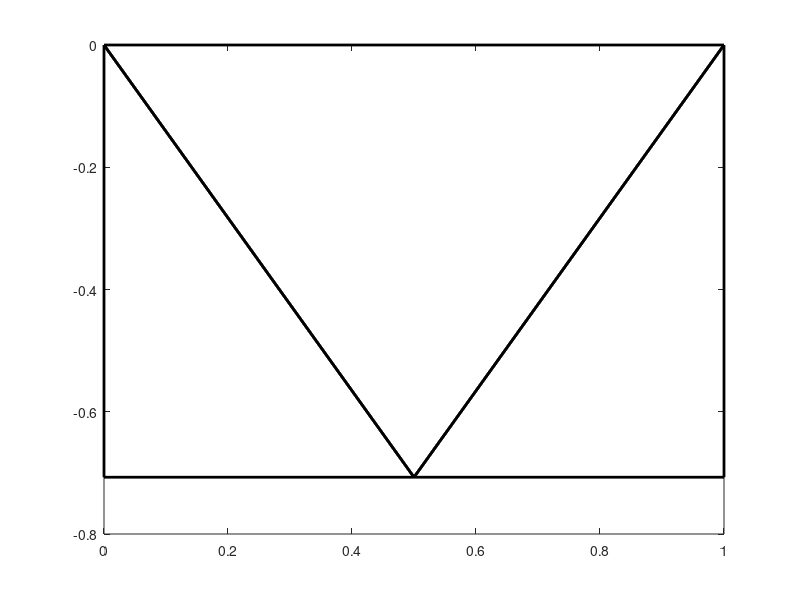

The MATLAB script that drew this image: (Note: this script raises an error after producing the figure.)
clc;
clear all;
close all;

Triangle1 = [0, 0;
        1, 0;
        0.5, -((2 * 0.5^2)^0.5)];

Triangle2 = [0, 0;
        0.5, -((2 * 0.5^2)^0.5);
        0, -((2 * 0.5^2)^0.5)];

Triangle3 = [1, 0;
        0.5, -((2 * 0.5^2)^0.5);
        1, -((2 * 0.5^2)^0.5)];

figure(1);
plot([Triangle1(:, 1); Triangle1(1, 1)], [Triangle1(:, 2); Triangle1(1, 2)], 'k-', 'linewidth', 2);
hold on;
plot([Triangle2(:, 1); Triangle2(1, 1)], [Triangle2(:, 2); Triangle2(1, 2)], 'k-', 'linewidth', 2);
hold on;
plot([Triangle3(:, 1); Triangle3(1, 1)], [Triangle3(:, 2); Triangle3(1, 2)], 'k-', 'linewidth', 2);

f2 = figure(2);
center1 = center(Triangle1(1, :), Triangle1(2, :), Triangle1(3, :), 'barycenter');
center2 = center(Triangle2(1, :), Triangle2(2, :), Triangle2(3, :), 'barycenter');
center3 = center(Triangle3(1, :), Triangle3(2, :), Triangle3(3, :), 'barycenter');
close(f2);

figure(1);
scatter(center1(1), center1(2), 'o', 'k', 'filled');
hold on;
text(center1(1), center1(2), '$P$', 'fontsize', 20, 'Interpreter', 'latex');
hold on;
scatter(center2(1), center2(2), 'o', 'k', 'filled');
hold on;
text(center2(1), center2(2), '$E_2$', 'fontsize', 20, 'Interpreter', 'latex');
hold on;
scatter(center3(1), center3(2), 'o', 'k', 'filled');
hold on;
text(center3(1), center3(2), '$E_1$', 'fontsize', 20, 'Interpreter', 'latex');
hold on;

scatter(0.5, 0, 'o', 'k', 'filled');
hold on;
text(0.5, 0, '$E_3$', 'fontsize', 20, 'Interpreter', 'latex');
hold on;

line1 = [center1'; center2'];
line2 = [center1'; center3'];
line3 = [center1'; [0.5; 0]'];

plot(line1(:, 1), line1(:, 2), 'b--', 'linewidth', 2);
hold on;
plot(line2(:, 1), line2(:, 2), 'b--', 'linewidth', 2);
hold on;
plot(line3(:, 1), line3(:, 2), 'b--', 'linewidth', 2);
hold on;

scatter(Triangle1(1, 1), Triangle1(1, 2), 'd', 'k', 'filled');
hold on;
text(Triangle1(1, 1), Triangle1(1, 2), '$v_3$', 'fontsize', 20, 'Interpreter', 'latex');
hold on;
scatter(Triangle1(2, 1), Triangle1(2, 2), 'd', 'k', 'filled');
hold on;
text(Triangle1(2, 1), Triangle1(2, 2), '$v_1$', 'fontsize', 20, 'Interpreter', 'latex');
hold on;
scatter(Triangle1(3, 1), Triangle1(3, 2), 'd', 'k', 'filled');
hold on;
text(Triangle1(3, 1), Triangle1(3, 2), '$v_2$', 'fontsize', 20, 'Interpreter', 'latex');

% figure(1);
% plot([Triangle1(:, 1); Triangle1(1, 1)], [Triangle1(:, 2); Triangle1(1, 2)], 'k-', 'linewidth', 2);
% hold on;
% plot([Triangle2(:, 1); Triangle2(1, 1)], [Triangle2(:, 2); Triangle2(1, 2)], 'k-', 'linewidth', 2);
% hold on;
% plot([Triangle3(:, 1); Triangle3(1, 1)], [Triangle3(:, 2); Triangle3(1, 2)], 'k-', 'linewidth', 2);
% hold on;
% plot([Triangle4(:, 1); Triangle4(1, 1)], [Triangle4(:, 2); Triangle4(1, 2)], 'k-', 'linewidth', 2);
%
% f2 = figure(2);
% center1 = center(Triangle1(1, :), Triangle1(2, :), Triangle1(3, :), 'barycenter');
% center2 = center(Triangle2(1, :), Triangle2(2, :), Triangle2(3, :), 'barycenter');;
% center3 = center(Triangle3(1, :), Triangle3(2, :), Triangle3(3, :), 'barycenter');;
% center4 = center(Triangle4(1, :), Triangle4(2, :), Triangle4(3, :), 'barycenter');;
% close(f2);
%
% line1 = [center1'; center2'];
% line2 = [center1'; center3'];
% line3 = [center1'; center4'];
%
% figure(1);
% scatter(center1(1), center1(2), 'o', 'k', 'filled');
% hold on;
% text(center1(1), center1(2), '$P$', 'fontsize', 20, 'Interpreter', 'latex');
% hold on;
%
% scatter(center2(1), center2(2), 'o', 'k', 'filled');
% hold on;
% text(center2(1), center2(2), '$E_2$', 'fontsize', 20, 'Interpreter', 'latex');
% hold on;
%
% scatter(center3(1), center3(2), 'o', 'k', 'filled');
% hold on;
% text(center3(1), center3(2), '$E_1$', 'fontsize', 20, 'Interpreter', 'latex');
% hold on;
%
% scatter(center4(1), center4(2), 'o', 'k', 'filled');
% hold on;
% text(center4(1), center4(2), '$E_3$', 'fontsize', 20, 'Interpreter', 'latex');
% hold on;
%
% scatter(Triangle1(1, 1), Triangle1(1, 2), 'd', 'k', 'filled');
% hold on;
% text(Triangle1(1, 1), Triangle1(1, 2), '$v_1$', 'fontsize', 20, 'Interpreter', 'latex');
% hold on;
% scatter(Triangle1(2, 1), Triangle1(2, 2), 'd', 'k', 'filled');
% hold on;
% text(Triangle1(2, 1), Triangle1(2, 2), '$v_2$', 'fontsize', 20, 'Interpreter', 'latex');
% hold on;
% scatter(Triangle1(3, 1), Triangle1(3, 2), 'd', 'k', 'filled');
% hold on;
% text(Triangle1(3, 1), Triangle1(3, 2), '$v_3$', 'fontsize', 20, 'Interpreter', 'latex');
% hold on;
%
% plot(line1(:, 1), line1(:, 2), 'b--', 'linewidth', 2);
% hold on;
% plot(line2(:, 1), line2(:, 2), 'b--', 'linewidth', 2);
% hold on;
% plot(line3(:, 1), line3(:, 2), 'b--', 'linewidth', 2);
% hold on;

%
% figure(1);
% plot(center_v(:, 1), center_v(:, 2), 'b--', 'linewidth', 2);
% hold on;
% text(0, 0, '$P$', 'fontsize', 20, 'Interpreter', 'latex');
% hold on;
% scatter(0, 0, 'o', 'k', 'filled');
% hold on;
% scatter(-1, 0, 'o', 'k', 'filled');
% hold on;
% scatter(2^0.5, 2^0.5, 'o', 'k', 'filled');
% hold on;
% scatter(2^0.5, -2^0.5, 'o', 'k', 'filled');
% hold on;
% scatter(0, -1, 'o', 'k', 'filled');
% hold on;
% text(-1, 0, '$E_1$', 'fontsize', 20, 'Interpreter', 'latex');
% hold on;
% text(2^0.5, 2^0.5, '$E_2$', 'fontsize', 20, 'Interpreter', 'latex');
% hold on;
% text(2^0.5, -2^0.5, '$E_3$', 'fontsize', 20, 'Interpreter', 'latex');
% hold on;
% text(0, -1, '$E_4$', 'fontsize', 20, 'Interpreter', 'latex');
% hold on;
% s1 = scatter(center_v(1:4, 1), center_v(1:4, 2), 'd', 'k');
% legend([s1], ['Barycenters'], 'fontsize', 15, 'Interpreter', 'latex');
% hold on;
% text(center_v(1:4, 1), center_v(1:4, 2), ['$v_1$'; '$v_2$'; '$v_3$'; '$v_4$'], 'fontsize', 15, 'Interpreter', 'latex')
